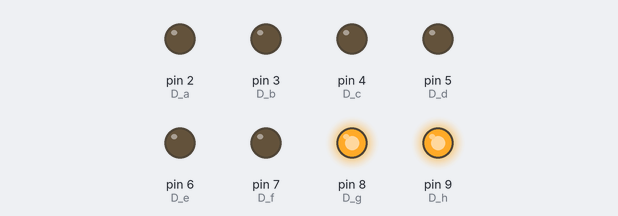
A sketch run on a simulated Arduino Uno, built with avr-gcc and run on an emulated ATmega328P. Shown: output pins drawn as LEDs (lit = HIGH).

Above: at 0.1 s.
Timing chart, 0 to 1.6 s (numbered marks = the images above):
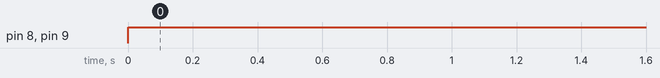

Measured:
- by itself, pin 8 (D_g), pin 9 (D_h): LOW → HIGH at 0.00 s

The sketch:

sketch_sep08b.ino
```cpp
#define D_a 2  //数码管a 接引脚 2
#define D_b 3
#define D_c 4
#define D_d 5
#define D_e 6
#define D_f 7
#define D_g 8
#define D_h 9

//数码管0-F数字码值
unsigned char num[17][8] =
{
 //1为点亮，0为关闭，a表示数码管a的led灯，其他类似
 //a  b  c  d  e  f  g  h
  {1, 1, 1, 1, 1, 1, 0, 0},     //0
  {0, 1, 1, 0, 0, 0, 0, 0},     //1
  {1, 1, 0, 1, 1, 0, 1, 0},     //2
  {1, 1, 1, 1, 0, 0, 1, 0},     //3
  {0, 1, 1, 0, 0, 1, 1, 0},     //4
  {1, 0, 1, 1, 0, 1, 1, 0},     //5
  {1, 0, 1, 1, 1, 1, 1, 0},     //6
  {1, 1, 1, 0, 0, 0, 0, 0},     //7
  {1, 1, 1, 1, 1, 1, 1, 0},     //8
  {1, 1, 1, 1, 0, 1, 1, 0},     //9
  {1, 1, 1, 0, 1, 1, 1, 1},     //A
  {1, 1, 1, 1, 1, 1, 1, 1},     //B
  {1, 0, 0, 1, 1, 1, 0, 1},     //C
  {1, 1, 1, 1, 1, 1, 0, 1},     //D
  {1, 0, 0, 1, 1, 1, 1, 1},     //E
  {1, 0, 0, 0, 1, 1, 1, 1},     //F
  {0, 0, 0, 0, 0, 0, 0, 1},     //.
};

void setup()
{
  pinMode(D_a,OUTPUT);        //设置引脚为输出
  pinMode(D_b,OUTPUT);        //设置引脚为输出
  pinMode(D_c,OUTPUT);        //设置引脚为输出
  pinMode(D_d,OUTPUT);        //设置引脚为输出
  pinMode(D_e,OUTPUT);        //设置引脚为输出
  pinMode(D_f,OUTPUT);        //设置引脚为输出
  pinMode(D_g,OUTPUT);        //设置引脚为输出
  pinMode(D_h,OUTPUT);        //设置引脚为输出
}

void loop()
{
  //按顺序显示0123456789ABCDEF.
    digitalWrite(D_a,1 - num[0][0]);  //设置a 引脚的电平
    digitalWrite(D_b,1 - num[0][1]);  //设置b 引脚的电平
    digitalWrite(D_c,1 - num[0][2]);  //设置c 引脚的电平
    digitalWrite(D_d,1 - num[0][3]);  //设置d 引脚的电平
    digitalWrite(D_e,1 - num[0][4]);  //设置e 引脚的电平
    digitalWrite(D_f,1 - num[0][5]);  //设置f 引脚的电平
    digitalWrite(D_g,1 - num[0][6]);  //设置g 引脚的电平
    digitalWrite(D_h,1 - num[0][7]);  //设置h 引脚的电平
}
```
